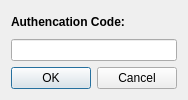
<?xml version="1.0" encoding="UTF-8"?>
<ui version="4.0">
 <class>CodeDialog</class>
 <widget class="QDialog" name="CodeDialog">
  <property name="geometry">
   <rect>
    <x>0</x>
    <y>0</y>
    <width>184</width>
    <height>100</height>
   </rect>
  </property>
  <property name="sizePolicy">
   <sizepolicy hsizetype="Fixed" vsizetype="Fixed">
    <horstretch>0</horstretch>
    <verstretch>0</verstretch>
   </sizepolicy>
  </property>
  <property name="windowTitle">
   <string>Code</string>
  </property>
  <layout class="QGridLayout" name="gridLayout">
   <item row="2" column="0" colspan="2">
    <widget class="QDialogButtonBox" name="buttonBox">
     <property name="orientation">
      <enum>Qt::Horizontal</enum>
     </property>
     <property name="standardButtons">
      <set>QDialogButtonBox::Cancel|QDialogButtonBox::Ok</set>
     </property>
    </widget>
   </item>
   <item row="1" column="0" colspan="2">
    <widget class="QLineEdit" name="codeInput"/>
   </item>
   <item row="0" column="0" colspan="2">
    <widget class="QLabel" name="label">
     <property name="font">
      <font>
       <weight>75</weight>
       <bold>true</bold>
      </font>
     </property>
     <property name="text">
      <string>Authencation Code:</string>
     </property>
    </widget>
   </item>
  </layout>
 </widget>
 <resources/>
 <connections>
  <connection>
   <sender>buttonBox</sender>
   <signal>accepted()</signal>
   <receiver>CodeDialog</receiver>
   <slot>accept()</slot>
   <hints>
    <hint type="sourcelabel">
     <x>174</x>
     <y>90</y>
    </hint>
    <hint type="destinationlabel">
     <x>157</x>
     <y>99</y>
    </hint>
   </hints>
  </connection>
  <connection>
   <sender>buttonBox</sender>
   <signal>rejected()</signal>
   <receiver>CodeDialog</receiver>
   <slot>reject()</slot>
   <hints>
    <hint type="sourcelabel">
     <x>174</x>
     <y>90</y>
    </hint>
    <hint type="destinationlabel">
     <x>183</x>
     <y>99</y>
    </hint>
   </hints>
  </connection>
 </connections>
</ui>
